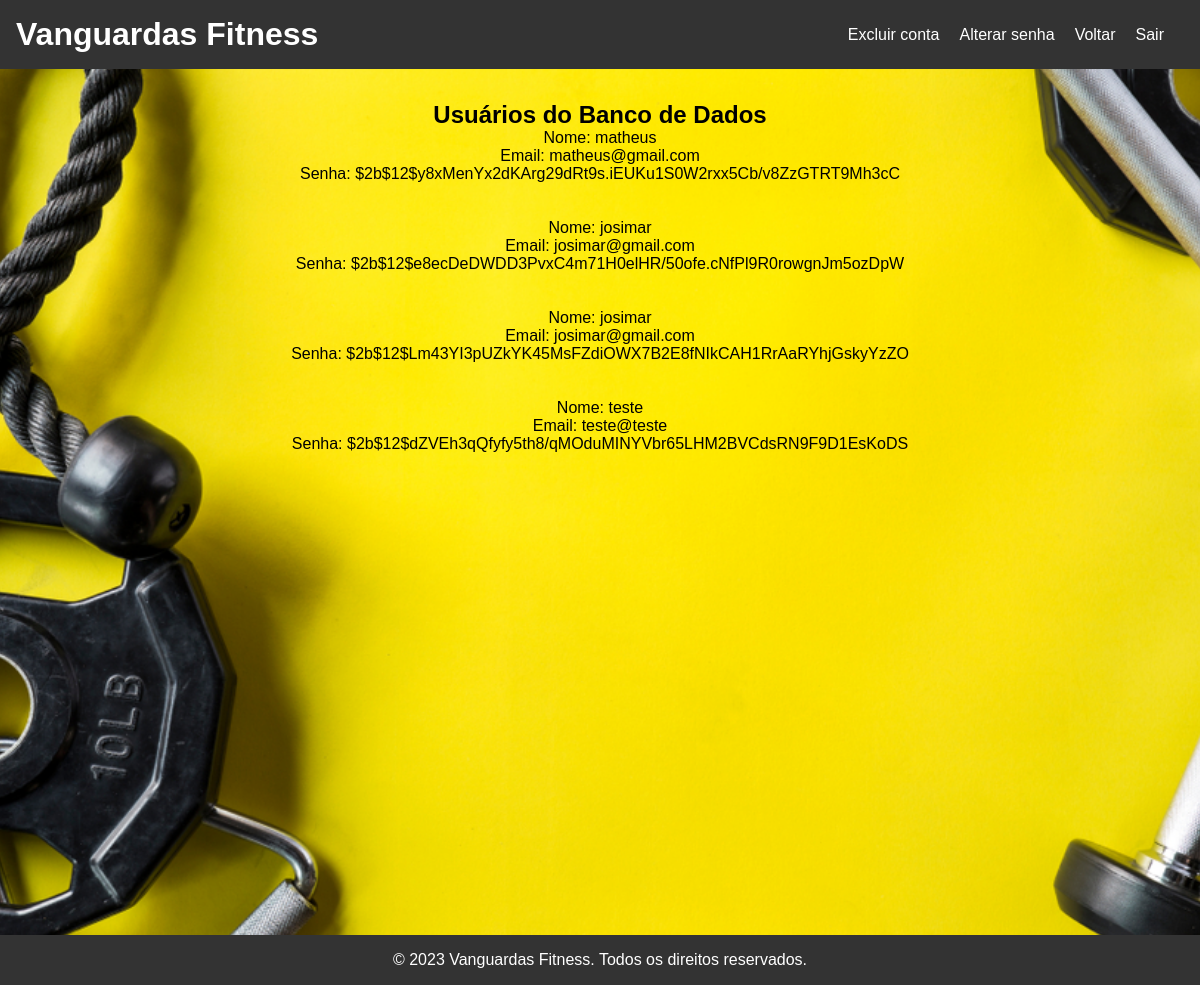
/dados, run on the app's committed database.
### app/models.py (models this page shows)
class TblCadastro(db.Model):  #tbl_cadastro
    id = db.Column(db.Integer, primary_key=True, autoincrement=True)
    nome = db.Column(db.String(128),  nullable=False)
    email = db.Column(db.String(128), nullable=False)
    senha = db.Column(db.String(128), nullable=False)

### app/routes.py (the view)
@app.route('/dados')
def dados():
    usuario = TblCadastro.query.all() #first() query.get(id)
    return render_template("dados.html", usuario = usuario)

### app/templates/dados.html (shortened to what this page needs)
<!DOCTYPE html>
<html lang="pt-br">
<head>
    <link rel="stylesheet" href="{{ url_for('static', filename='css/styles.css') }}">
</head>
<body class="backgroundinicial">
    <header>
        <a href="/index">
            <h1>Vanguardas Fitness</h1>
        </a>
        <nav>
            <ul>
                <li><a href="/deletar">Excluir conta</a></li>
                <li><a href="/change">Alterar senha</a></li>
                <li><a href="/user">Voltar</a></li>
                <li><a href="/index">Sair</a></li>
            </ul>
        </nav>
    </header>
    <main class="alinhar">
        <h2> Usuários do Banco de Dados</h2>
        {% for u in usuario %}
        <div method = "POST">
            Nome: {{u.nome}} <br>
            Email: {{u.email}} <br>
            Senha: {{u.senha}} <br>
            <br><br>
        {% endfor %}
        </div>
    </main>
    <br><br><br><br><br><br><br><br><br><br><br><br><br><br><br><br><br><br><br><br><br><br><br>
    <footer>
        <p>&copy; 2023 Vanguardas Fitness. Todos os direitos reservados.</p>
    </footer>
</body>
</html>

### app/static/css/styles.css (style rules this page uses)
* { margin: 0; padding: 0; box-sizing: border-box; }
h1 { text-decoration: none; }
body { font-family: Arial, sans-serif; background-color: #f4f4f4; }
header { background-color: #333; color: white; padding: 1rem; display: flex; justify-content: space-between; align-items: center; }
header a { text-decoration: none; color: white }
nav ul { list-style: none; display: flex; }
nav li { margin-right: 20px; }
nav a { color: white; text-decoration: none; }
main { padding: 2rem; }
.alinhar { text-align: center; }
footer { background-color: #333; color: white; text-align: center; padding: 1rem; }
.backgroundinicial { background-image: url("./Imagens/backgroundinicial.png"); background-size: cover; background-position: center; background-repeat: no-repeat; }

### data on the page
TblCadastro: nome "matheus", email "matheus@gmail.com", senha "$2b$12$y8xMenYx2dKArg29dRt9s.iEUKu1S0W2rxx5Cb/v8ZzGTRT9Mh3cC"
TblCadastro: nome "josimar", email "josimar@gmail.com", senha "$2b$12$e8ecDeDWDD3PvxC4m71H0elHR/50ofe.cNfPl9R0rowgnJm5ozDpW"
TblCadastro: nome "josimar", email "josimar@gmail.com", senha "$2b$12$Lm43YI3pUZkYK45MsFZdiOWX7B2E8fNIkCAH1RrAaRYhjGskyYzZO"
TblCadastro: nome "teste", email "teste@teste", senha "$2b$12$dZVEh3qQfyfy5th8/qMOduMINYVbr65LHM2BVCdsRN9F9D1EsKoDS"
